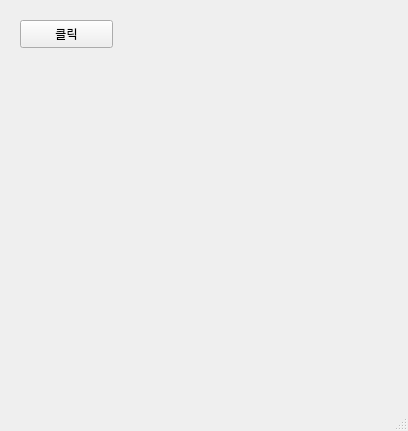
<?xml version="1.0" encoding="UTF-8"?>
<ui version="4.0">
 <class>MainWindow</class>
 <widget class="QMainWindow" name="MainWindow">
  <property name="geometry">
   <rect>
    <x>0</x>
    <y>0</y>
    <width>408</width>
    <height>431</height>
   </rect>
  </property>
  <property name="windowTitle">
   <string>MainWindow</string>
  </property>
  <widget class="QWidget" name="centralwidget">
   <widget class="QPushButton" name="pushButton">
    <property name="geometry">
     <rect>
      <x>20</x>
      <y>20</y>
      <width>93</width>
      <height>28</height>
     </rect>
    </property>
    <property name="text">
     <string>클릭</string>
    </property>
   </widget>
  </widget>
  <widget class="QMenuBar" name="menubar">
   <property name="geometry">
    <rect>
     <x>0</x>
     <y>0</y>
     <width>408</width>
     <height>26</height>
    </rect>
   </property>
  </widget>
  <widget class="QStatusBar" name="statusbar"/>
 </widget>
 <resources/>
 <connections/>
</ui>
